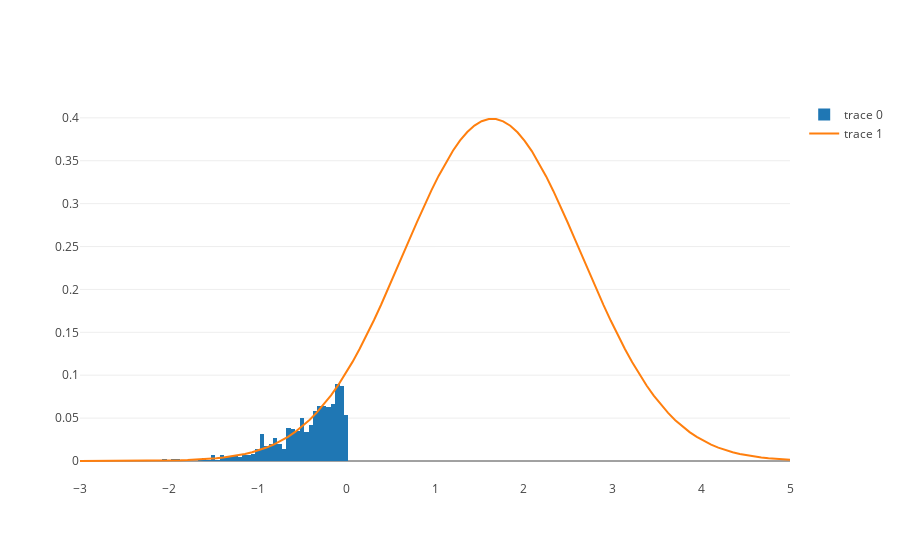

This figure's notebook cell:
### Code cell
xs = np.linspace(-3,5, 100)
trace = go.Histogram(x=Z, 
                      histnorm='probability')
pdf = go.Scatter(x = xs,
                 y = stats.norm.pdf(xs, loc = 1.645))
iplot([trace, pdf], show_link=False)
